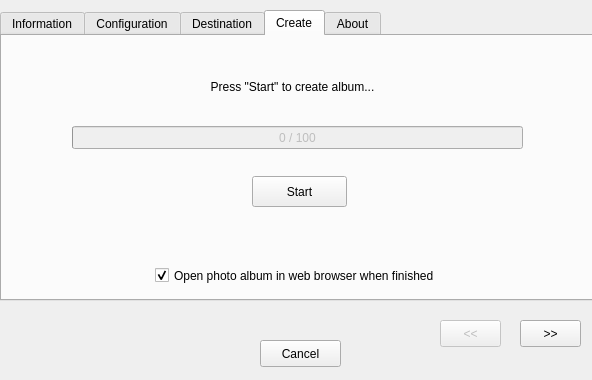
<?xml version="1.0" encoding="UTF-8"?>
<ui version="4.0">
 <class>CreateAlbumWizzardClass</class>
 <widget class="QDialog" name="CreateAlbumWizzardClass">
  <property name="geometry">
   <rect>
    <x>0</x>
    <y>0</y>
    <width>592</width>
    <height>380</height>
   </rect>
  </property>
  <property name="windowTitle">
   <string>Create Web-Slideshow</string>
  </property>
  <widget class="QTabWidget" name="tabWidget">
   <property name="enabled">
    <bool>true</bool>
   </property>
   <property name="geometry">
    <rect>
     <x>0</x>
     <y>10</y>
     <width>600</width>
     <height>291</height>
    </rect>
   </property>
   <property name="tabPosition">
    <enum>QTabWidget::North</enum>
   </property>
   <property name="tabShape">
    <enum>QTabWidget::Rounded</enum>
   </property>
   <property name="currentIndex">
    <number>3</number>
   </property>
   <widget class="QWidget" name="infoTab">
    <attribute name="title">
     <string>Information</string>
    </attribute>
    <widget class="QFrame" name="galleryPageFrrame">
     <property name="geometry">
      <rect>
       <x>20</x>
       <y>20</y>
       <width>551</width>
       <height>221</height>
      </rect>
     </property>
     <property name="frameShape">
      <enum>QFrame::NoFrame</enum>
     </property>
     <property name="frameShadow">
      <enum>QFrame::Raised</enum>
     </property>
     <widget class="QCheckBox" name="addGallery">
      <property name="geometry">
       <rect>
        <x>10</x>
        <y>10</y>
        <width>181</width>
        <height>22</height>
       </rect>
      </property>
      <property name="toolTip">
       <string>Adds a gallery page with
thumbnails of all images</string>
      </property>
      <property name="text">
       <string>Add Gallery Page</string>
      </property>
      <property name="checked">
       <bool>true</bool>
      </property>
     </widget>
     <widget class="QLabel" name="titleLable">
      <property name="geometry">
       <rect>
        <x>30</x>
        <y>50</y>
        <width>121</width>
        <height>17</height>
       </rect>
      </property>
      <property name="text">
       <string>Gallery Title:</string>
      </property>
     </widget>
     <widget class="QLabel" name="subTitleLabel">
      <property name="geometry">
       <rect>
        <x>30</x>
        <y>90</y>
        <width>121</width>
        <height>17</height>
       </rect>
      </property>
      <property name="text">
       <string>Gallery Subtitle:</string>
      </property>
     </widget>
     <widget class="QLineEdit" name="titleEdit">
      <property name="geometry">
       <rect>
        <x>170</x>
        <y>50</y>
        <width>371</width>
        <height>27</height>
       </rect>
      </property>
      <property name="toolTip">
       <string/>
      </property>
      <property name="maxLength">
       <number>1024</number>
      </property>
     </widget>
     <widget class="QLineEdit" name="subTitleEdit">
      <property name="geometry">
       <rect>
        <x>170</x>
        <y>90</y>
        <width>371</width>
        <height>27</height>
       </rect>
      </property>
      <property name="maxLength">
       <number>1024</number>
      </property>
     </widget>
     <widget class="QLabel" name="bottomLineLabel">
      <property name="geometry">
       <rect>
        <x>30</x>
        <y>140</y>
        <width>121</width>
        <height>17</height>
       </rect>
      </property>
      <property name="text">
       <string>Bottom Line(s):</string>
      </property>
     </widget>
     <widget class="QTextEdit" name="bottomLineEdit">
      <property name="geometry">
       <rect>
        <x>170</x>
        <y>140</y>
        <width>371</width>
        <height>61</height>
       </rect>
      </property>
      <property name="acceptRichText">
       <bool>false</bool>
      </property>
     </widget>
    </widget>
   </widget>
   <widget class="QWidget" name="configurationTab">
    <attribute name="title">
     <string>Configuration</string>
    </attribute>
    <widget class="QFrame" name="addArchiveFrame">
     <property name="geometry">
      <rect>
       <x>20</x>
       <y>20</y>
       <width>551</width>
       <height>41</height>
      </rect>
     </property>
     <property name="frameShape">
      <enum>QFrame::NoFrame</enum>
     </property>
     <property name="frameShadow">
      <enum>QFrame::Raised</enum>
     </property>
     <widget class="QCheckBox" name="archiveCheckBox">
      <property name="geometry">
       <rect>
        <x>10</x>
        <y>10</y>
        <width>261</width>
        <height>22</height>
       </rect>
      </property>
      <property name="toolTip">
       <string>Adds the a zip-file that contains all images
for download</string>
      </property>
      <property name="text">
       <string>Add Image Archive for Download</string>
      </property>
      <property name="checked">
       <bool>false</bool>
      </property>
     </widget>
     <widget class="QLabel" name="archiveResLabel">
      <property name="geometry">
       <rect>
        <x>280</x>
        <y>10</y>
        <width>121</width>
        <height>20</height>
       </rect>
      </property>
      <property name="text">
       <string>Image Resolution:</string>
      </property>
      <property name="alignment">
       <set>Qt::AlignLeading|Qt::AlignLeft|Qt::AlignVCenter</set>
      </property>
     </widget>
     <widget class="QComboBox" name="archiveRes">
      <property name="geometry">
       <rect>
        <x>407</x>
        <y>10</y>
        <width>131</width>
        <height>27</height>
       </rect>
      </property>
      <property name="toolTip">
       <string>Selects the reolution for the images in the download archive</string>
      </property>
      <property name="currentIndex">
       <number>2</number>
      </property>
      <item>
       <property name="text">
        <string>Original Size</string>
       </property>
      </item>
      <item>
       <property name="text">
        <string>3000x2250</string>
       </property>
      </item>
      <item>
       <property name="text">
        <string>2048x1200</string>
       </property>
      </item>
     </widget>
    </widget>
    <widget class="QFrame" name="navigationTypeFrame">
     <property name="geometry">
      <rect>
       <x>20</x>
       <y>80</y>
       <width>551</width>
       <height>41</height>
      </rect>
     </property>
     <property name="frameShape">
      <enum>QFrame::NoFrame</enum>
     </property>
     <property name="frameShadow">
      <enum>QFrame::Raised</enum>
     </property>
     <widget class="QLabel" name="navigationLabel">
      <property name="geometry">
       <rect>
        <x>10</x>
        <y>10</y>
        <width>151</width>
        <height>17</height>
       </rect>
      </property>
      <property name="text">
       <string>Slideshow Navigation:</string>
      </property>
     </widget>
     <widget class="QRadioButton" name="controlPanelNavigation">
      <property name="geometry">
       <rect>
        <x>350</x>
        <y>10</y>
        <width>121</width>
        <height>22</height>
       </rect>
      </property>
      <property name="text">
       <string>Control Panel</string>
      </property>
     </widget>
     <widget class="QRadioButton" name="filmstripNavigation">
      <property name="geometry">
       <rect>
        <x>170</x>
        <y>10</y>
        <width>106</width>
        <height>22</height>
       </rect>
      </property>
      <property name="text">
       <string>Filmstrip</string>
      </property>
      <property name="checked">
       <bool>true</bool>
      </property>
     </widget>
    </widget>
    <widget class="QFrame" name="imageCompressionFrame">
     <property name="geometry">
      <rect>
       <x>20</x>
       <y>200</y>
       <width>551</width>
       <height>41</height>
      </rect>
     </property>
     <property name="frameShape">
      <enum>QFrame::NoFrame</enum>
     </property>
     <property name="frameShadow">
      <enum>QFrame::Raised</enum>
     </property>
     <widget class="QLabel" name="imageCompressionLabel">
      <property name="geometry">
       <rect>
        <x>10</x>
        <y>10</y>
        <width>151</width>
        <height>17</height>
       </rect>
      </property>
      <property name="text">
       <string>Image Compression:</string>
      </property>
     </widget>
     <widget class="QSlider" name="compressionSlider">
      <property name="geometry">
       <rect>
        <x>170</x>
        <y>10</y>
        <width>311</width>
        <height>20</height>
       </rect>
      </property>
      <property name="minimum">
       <number>50</number>
      </property>
      <property name="maximum">
       <number>98</number>
      </property>
      <property name="value">
       <number>90</number>
      </property>
      <property name="orientation">
       <enum>Qt::Horizontal</enum>
      </property>
     </widget>
     <widget class="QLabel" name="compresssionLabel">
      <property name="geometry">
       <rect>
        <x>490</x>
        <y>10</y>
        <width>51</width>
        <height>20</height>
       </rect>
      </property>
      <property name="text">
       <string>90 %</string>
      </property>
      <property name="alignment">
       <set>Qt::AlignRight|Qt::AlignTrailing|Qt::AlignVCenter</set>
      </property>
     </widget>
    </widget>
    <widget class="QFrame" name="imageChangeFrame">
     <property name="geometry">
      <rect>
       <x>20</x>
       <y>140</y>
       <width>551</width>
       <height>41</height>
      </rect>
     </property>
     <property name="frameShape">
      <enum>QFrame::NoFrame</enum>
     </property>
     <property name="frameShadow">
      <enum>QFrame::Raised</enum>
     </property>
     <property name="lineWidth">
      <number>1</number>
     </property>
     <widget class="QLabel" name="label">
      <property name="geometry">
       <rect>
        <x>10</x>
        <y>10</y>
        <width>101</width>
        <height>21</height>
       </rect>
      </property>
      <property name="text">
       <string>Image Change:</string>
      </property>
     </widget>
     <widget class="QRadioButton" name="fadeInOut">
      <property name="geometry">
       <rect>
        <x>170</x>
        <y>10</y>
        <width>151</width>
        <height>26</height>
       </rect>
      </property>
      <property name="text">
       <string>Fade out - Fade in</string>
      </property>
      <property name="checked">
       <bool>true</bool>
      </property>
     </widget>
     <widget class="QRadioButton" name="crossFade">
      <property name="geometry">
       <rect>
        <x>350</x>
        <y>10</y>
        <width>108</width>
        <height>26</height>
       </rect>
      </property>
      <property name="text">
       <string>Cross-Fade</string>
      </property>
     </widget>
    </widget>
   </widget>
   <widget class="QWidget" name="destinationTab">
    <attribute name="title">
     <string>Destination</string>
    </attribute>
    <widget class="QLabel" name="protocolLabel">
     <property name="geometry">
      <rect>
       <x>20</x>
       <y>40</y>
       <width>91</width>
       <height>21</height>
      </rect>
     </property>
     <property name="text">
      <string>Protocol:</string>
     </property>
     <property name="alignment">
      <set>Qt::AlignLeading|Qt::AlignLeft|Qt::AlignVCenter</set>
     </property>
    </widget>
    <widget class="QComboBox" name="protocolSelector">
     <property name="geometry">
      <rect>
       <x>120</x>
       <y>40</y>
       <width>161</width>
       <height>25</height>
      </rect>
     </property>
     <item>
      <property name="text">
       <string>Local File System</string>
      </property>
     </item>
     <item>
      <property name="text">
       <string>FTP</string>
      </property>
     </item>
    </widget>
    <widget class="QLabel" name="locationLabel">
     <property name="geometry">
      <rect>
       <x>20</x>
       <y>100</y>
       <width>91</width>
       <height>21</height>
      </rect>
     </property>
     <property name="text">
      <string>Location:</string>
     </property>
     <property name="alignment">
      <set>Qt::AlignLeading|Qt::AlignLeft|Qt::AlignVCenter</set>
     </property>
    </widget>
    <widget class="QLineEdit" name="locationEdit">
     <property name="enabled">
      <bool>true</bool>
     </property>
     <property name="geometry">
      <rect>
       <x>120</x>
       <y>100</y>
       <width>411</width>
       <height>21</height>
      </rect>
     </property>
     <property name="toolTip">
      <string>The directory or url where the web album 
will be created</string>
     </property>
     <property name="text">
      <string/>
     </property>
    </widget>
    <widget class="QPushButton" name="locationButton">
     <property name="geometry">
      <rect>
       <x>540</x>
       <y>100</y>
       <width>31</width>
       <height>27</height>
      </rect>
     </property>
     <property name="toolTip">
      <string>Choose the destination directory
for the web album</string>
     </property>
     <property name="text">
      <string>...</string>
     </property>
    </widget>
    <widget class="QLabel" name="portLabel">
     <property name="enabled">
      <bool>false</bool>
     </property>
     <property name="geometry">
      <rect>
       <x>380</x>
       <y>150</y>
       <width>51</width>
       <height>21</height>
      </rect>
     </property>
     <property name="text">
      <string>Port:</string>
     </property>
    </widget>
    <widget class="QLineEdit" name="portEdit">
     <property name="enabled">
      <bool>false</bool>
     </property>
     <property name="geometry">
      <rect>
       <x>440</x>
       <y>150</y>
       <width>91</width>
       <height>21</height>
      </rect>
     </property>
     <property name="maxLength">
      <number>15</number>
     </property>
    </widget>
    <widget class="QLabel" name="usernameLabel">
     <property name="enabled">
      <bool>false</bool>
     </property>
     <property name="geometry">
      <rect>
       <x>20</x>
       <y>150</y>
       <width>91</width>
       <height>21</height>
      </rect>
     </property>
     <property name="text">
      <string>User Name:</string>
     </property>
    </widget>
    <widget class="QLineEdit" name="usernameEdit">
     <property name="enabled">
      <bool>false</bool>
     </property>
     <property name="geometry">
      <rect>
       <x>120</x>
       <y>150</y>
       <width>201</width>
       <height>21</height>
      </rect>
     </property>
     <property name="maxLength">
      <number>255</number>
     </property>
    </widget>
    <widget class="QLabel" name="passwordLabel">
     <property name="enabled">
      <bool>false</bool>
     </property>
     <property name="geometry">
      <rect>
       <x>20</x>
       <y>200</y>
       <width>91</width>
       <height>21</height>
      </rect>
     </property>
     <property name="text">
      <string>Password:</string>
     </property>
    </widget>
    <widget class="QLineEdit" name="passwordEdit">
     <property name="enabled">
      <bool>false</bool>
     </property>
     <property name="geometry">
      <rect>
       <x>120</x>
       <y>200</y>
       <width>201</width>
       <height>21</height>
      </rect>
     </property>
     <property name="maxLength">
      <number>255</number>
     </property>
    </widget>
   </widget>
   <widget class="QWidget" name="createTab">
    <attribute name="title">
     <string>Create</string>
    </attribute>
    <widget class="QProgressBar" name="progress">
     <property name="enabled">
      <bool>false</bool>
     </property>
     <property name="geometry">
      <rect>
       <x>70</x>
       <y>90</y>
       <width>451</width>
       <height>23</height>
      </rect>
     </property>
     <property name="value">
      <number>0</number>
     </property>
     <property name="alignment">
      <set>Qt::AlignCenter</set>
     </property>
     <property name="invertedAppearance">
      <bool>false</bool>
     </property>
     <property name="format">
      <string>%v / %m</string>
     </property>
    </widget>
    <widget class="QPushButton" name="startButton">
     <property name="geometry">
      <rect>
       <x>250</x>
       <y>140</y>
       <width>95</width>
       <height>31</height>
      </rect>
     </property>
     <property name="toolTip">
      <string>Start creating the web album</string>
     </property>
     <property name="text">
      <string>Start</string>
     </property>
    </widget>
    <widget class="QLabel" name="labelCreateGallery">
     <property name="geometry">
      <rect>
       <x>10</x>
       <y>40</y>
       <width>561</width>
       <height>21</height>
      </rect>
     </property>
     <property name="text">
      <string>Press &quot;Start&quot; to create album...</string>
     </property>
     <property name="alignment">
      <set>Qt::AlignCenter</set>
     </property>
    </widget>
    <widget class="QWidget" name="horizontalLayoutWidget">
     <property name="geometry">
      <rect>
       <x>10</x>
       <y>219</y>
       <width>571</width>
       <height>41</height>
      </rect>
     </property>
     <layout class="QHBoxLayout" name="openBrowserLayout">
      <item>
       <spacer name="openBrowserLeftSpacer">
        <property name="orientation">
         <enum>Qt::Horizontal</enum>
        </property>
        <property name="sizeHint" stdset="0">
         <size>
          <width>40</width>
          <height>20</height>
         </size>
        </property>
       </spacer>
      </item>
      <item>
       <widget class="QCheckBox" name="openBrowserCheckBox">
        <property name="toolTip">
         <string>Open the web album in an internet browser
when finished</string>
        </property>
        <property name="autoFillBackground">
         <bool>false</bool>
        </property>
        <property name="text">
         <string>Open photo album in web browser when finished</string>
        </property>
        <property name="checked">
         <bool>true</bool>
        </property>
       </widget>
      </item>
      <item>
       <spacer name="openBrowserRightSpacer">
        <property name="orientation">
         <enum>Qt::Horizontal</enum>
        </property>
        <property name="sizeHint" stdset="0">
         <size>
          <width>40</width>
          <height>20</height>
         </size>
        </property>
       </spacer>
      </item>
     </layout>
    </widget>
   </widget>
   <widget class="QWidget" name="aboutTab">
    <attribute name="title">
     <string>About</string>
    </attribute>
    <widget class="QTextBrowser" name="aboutTextBrowser">
     <property name="geometry">
      <rect>
       <x>0</x>
       <y>0</y>
       <width>591</width>
       <height>271</height>
      </rect>
     </property>
     <property name="readOnly">
      <bool>true</bool>
     </property>
     <property name="html">
      <string>&lt;!DOCTYPE HTML PUBLIC &quot;-//W3C//DTD HTML 4.0//EN&quot; &quot;http://www.w3.org/TR/REC-html40/strict.dtd&quot;&gt;
&lt;html&gt;&lt;head&gt;&lt;meta name=&quot;qrichtext&quot; content=&quot;1&quot; /&gt;&lt;style type=&quot;text/css&quot;&gt;
p, li { white-space: pre-wrap; }
&lt;/style&gt;&lt;/head&gt;&lt;body style=&quot; font-family:'Sans'; font-size:10pt; font-weight:400; font-style:normal;&quot;&gt;
&lt;table border=&quot;0&quot; style=&quot;-qt-table-type: root; margin-top:4px; margin-bottom:4px; margin-left:4px; margin-right:4px;&quot;&gt;
&lt;tr&gt;
&lt;td style=&quot;border: none;&quot;&gt;
&lt;p align=&quot;center&quot; style=&quot; margin-top:0px; margin-bottom:0px; margin-left:0px; margin-right:0px; -qt-block-indent:0; text-indent:0px;&quot;&gt;&lt;span style=&quot; font-family:'Sans Serif'; font-size:9pt; font-weight:600;&quot;&gt;Create Web-Slideshow&lt;/span&gt;&lt;/p&gt;
&lt;p align=&quot;center&quot; style=&quot; margin-top:0px; margin-bottom:0px; margin-left:0px; margin-right:0px; -qt-block-indent:0; text-indent:0px;&quot;&gt;&lt;span style=&quot; font-family:'Sans Serif'; font-size:9pt;&quot;&gt;Version: &lt;/span&gt;&lt;/p&gt;
&lt;p style=&quot;-qt-paragraph-type:empty; margin-top:0px; margin-bottom:0px; margin-left:0px; margin-right:0px; -qt-block-indent:0; text-indent:0px; font-family:'Sans Serif'; font-size:9pt;&quot;&gt;&lt;br /&gt;&lt;/p&gt;
&lt;p style=&quot; margin-top:0px; margin-bottom:0px; margin-left:0px; margin-right:0px; -qt-block-indent:0; text-indent:0px;&quot;&gt;&lt;span style=&quot; font-family:'Sans Serif'; font-size:9pt;&quot;&gt;An open-source program for creating javascript based web-slideshows. Hompepage: &lt;/span&gt;&lt;a href=&quot;http://code.google.com/p/gwtphotoalbum/&quot;&gt;&lt;span style=&quot; font-family:'Sans Serif'; font-size:9pt; text-decoration: underline; color:#0000ff;&quot;&gt;http://code.google.com/p/gwtphotoalbum/&lt;/span&gt;&lt;/a&gt;&lt;/p&gt;
&lt;p style=&quot;-qt-paragraph-type:empty; margin-top:0px; margin-bottom:0px; margin-left:0px; margin-right:0px; -qt-block-indent:0; text-indent:0px; font-family:'Sans Serif'; font-size:9pt;&quot;&gt;&lt;br /&gt;&lt;/p&gt;
&lt;p style=&quot;-qt-paragraph-type:empty; margin-top:0px; margin-bottom:0px; margin-left:0px; margin-right:0px; -qt-block-indent:0; text-indent:0px; font-family:'Sans Serif'; font-size:9pt;&quot;&gt;&lt;br /&gt;&lt;/p&gt;
&lt;p style=&quot; margin-top:0px; margin-bottom:0px; margin-left:0px; margin-right:0px; -qt-block-indent:0; text-indent:0px;&quot;&gt;&lt;span style=&quot; font-family:'Sans Serif'; font-size:9pt;&quot;&gt;(c) 2008-2012 by Eckhart Arnold (eckhart_arnold@yahoo.de)&lt;/span&gt;&lt;/p&gt;
&lt;p style=&quot;-qt-paragraph-type:empty; margin-top:0px; margin-bottom:0px; margin-left:0px; margin-right:0px; -qt-block-indent:0; text-indent:0px; font-family:'Sans Serif'; font-size:9pt;&quot;&gt;&lt;br /&gt;&lt;/p&gt;
&lt;p style=&quot;-qt-paragraph-type:empty; margin-top:0px; margin-bottom:0px; margin-left:0px; margin-right:0px; -qt-block-indent:0; text-indent:0px; font-family:'Sans Serif'; font-size:9pt;&quot;&gt;&lt;br /&gt;&lt;/p&gt;
&lt;p style=&quot; margin-top:0px; margin-bottom:0px; margin-left:0px; margin-right:0px; -qt-block-indent:0; text-indent:0px;&quot;&gt;&lt;span style=&quot; font-family:'Sans Serif'; font-size:9pt;&quot;&gt;Licensed under the Apache License, Version 2.0 (the &amp;quot;License&amp;quot;) &lt;/span&gt;&lt;/p&gt;
&lt;p style=&quot; margin-top:0px; margin-bottom:0px; margin-left:0px; margin-right:0px; -qt-block-indent:0; text-indent:0px;&quot;&gt;&lt;span style=&quot; font-family:'Sans Serif'; font-size:9pt;&quot;&gt;You may obtain a copy of the License at&lt;/span&gt;&lt;/p&gt;
&lt;p style=&quot;-qt-paragraph-type:empty; margin-top:0px; margin-bottom:0px; margin-left:0px; margin-right:0px; -qt-block-indent:0; text-indent:0px; font-family:'Sans Serif'; font-size:9pt;&quot;&gt;&lt;br /&gt;&lt;/p&gt;
&lt;p style=&quot; margin-top:0px; margin-bottom:0px; margin-left:0px; margin-right:0px; -qt-block-indent:0; text-indent:0px;&quot;&gt;&lt;a href=&quot;http://www.apache.org/licenses/LICENSE-2.0&quot;&gt;&lt;span style=&quot; font-family:'Sans Serif'; font-size:9pt; text-decoration: underline; color:#0000ff;&quot;&gt;http://www.apache.org/licenses/LICENSE-2.0&lt;/span&gt;&lt;/a&gt;&lt;/p&gt;
&lt;p style=&quot;-qt-paragraph-type:empty; margin-top:0px; margin-bottom:0px; margin-left:0px; margin-right:0px; -qt-block-indent:0; text-indent:0px; font-family:'Sans Serif'; font-size:9pt;&quot;&gt;&lt;br /&gt;&lt;/p&gt;
&lt;p style=&quot; margin-top:0px; margin-bottom:0px; margin-left:0px; margin-right:0px; -qt-block-indent:0; text-indent:0px;&quot;&gt;&lt;span style=&quot; font-family:'Sans Serif'; font-size:9pt;&quot;&gt;Unless required by applicable law or agreed to in writing, software&lt;/span&gt;&lt;/p&gt;
&lt;p style=&quot; margin-top:0px; margin-bottom:0px; margin-left:0px; margin-right:0px; -qt-block-indent:0; text-indent:0px;&quot;&gt;&lt;span style=&quot; font-family:'Sans Serif'; font-size:9pt;&quot;&gt;distributed under the License is distributed on an &amp;quot;AS IS&amp;quot; BASIS, WITHOUT&lt;/span&gt;&lt;/p&gt;
&lt;p style=&quot; margin-top:0px; margin-bottom:0px; margin-left:0px; margin-right:0px; -qt-block-indent:0; text-indent:0px;&quot;&gt;&lt;span style=&quot; font-family:'Sans Serif'; font-size:9pt;&quot;&gt;WARRANTIES OR CONDITIONS OF ANY KIND, either express or implied. See the&lt;/span&gt;&lt;/p&gt;
&lt;p style=&quot; margin-top:0px; margin-bottom:0px; margin-left:0px; margin-right:0px; -qt-block-indent:0; text-indent:0px;&quot;&gt;&lt;span style=&quot; font-family:'Sans Serif'; font-size:9pt;&quot;&gt;License for the specific language governing permissions and limitations under&lt;/span&gt;&lt;/p&gt;
&lt;p style=&quot; margin-top:0px; margin-bottom:0px; margin-left:0px; margin-right:0px; -qt-block-indent:0; text-indent:0px;&quot;&gt;&lt;span style=&quot; font-family:'Sans Serif'; font-size:9pt;&quot;&gt;the License.&lt;/span&gt;&lt;/p&gt;&lt;/td&gt;&lt;/tr&gt;&lt;/table&gt;&lt;/body&gt;&lt;/html&gt;</string>
     </property>
     <property name="openExternalLinks">
      <bool>true</bool>
     </property>
    </widget>
   </widget>
  </widget>
  <widget class="QPushButton" name="nextButton">
   <property name="geometry">
    <rect>
     <x>520</x>
     <y>320</y>
     <width>61</width>
     <height>27</height>
    </rect>
   </property>
   <property name="text">
    <string>&gt;&gt;</string>
   </property>
  </widget>
  <widget class="QPushButton" name="cancelButton">
   <property name="geometry">
    <rect>
     <x>260</x>
     <y>340</y>
     <width>81</width>
     <height>27</height>
    </rect>
   </property>
   <property name="text">
    <string>Cancel</string>
   </property>
  </widget>
  <widget class="QPushButton" name="prevButton">
   <property name="enabled">
    <bool>false</bool>
   </property>
   <property name="geometry">
    <rect>
     <x>440</x>
     <y>320</y>
     <width>61</width>
     <height>27</height>
    </rect>
   </property>
   <property name="text">
    <string>&lt;&lt;</string>
   </property>
  </widget>
 </widget>
 <layoutdefault spacing="6" margin="11"/>
 <resources/>
 <connections/>
</ui>
